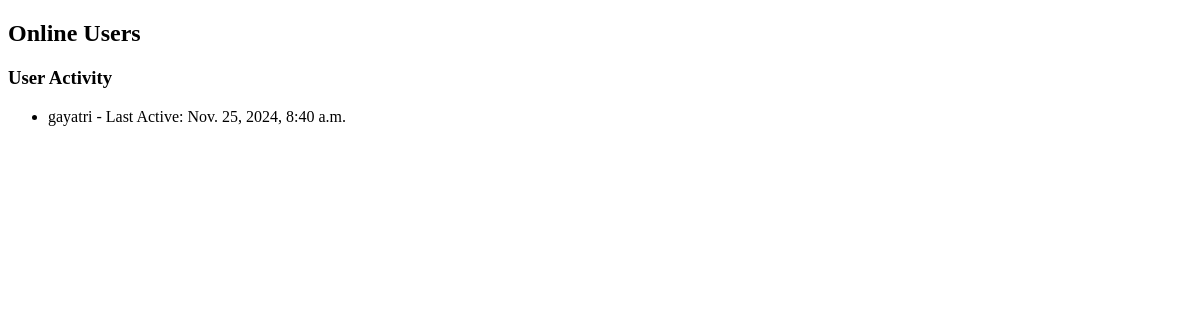
The app's page /users/ (signed in), older data.
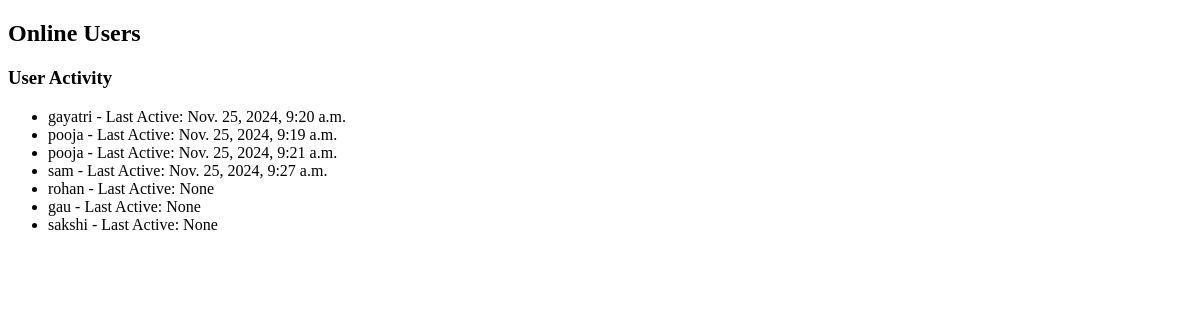
The same page, newer data.
### chat/models.py (models this page shows, shortened)
class Profile(models.Model):
    user = models.OneToOneField(User, on_delete=models.CASCADE)
    last_active = models.DateTimeField(null=True, blank=True)

### chat/views.py (the view)
@login_required
def user_list_view(request):
    profiles = Profile.objects.all()  # Get all profiles
    return render(request, 'user_list.html', {'profiles': profiles})

### chat/templates/user_list.html (shortened to what this page needs)
{% load static %}
<!DOCTYPE html>
<html lang="en">
  <head>
  </head>
  <body>
    <h2>Online Users</h2>
    <h3>User Activity</h3>
    <ul>
      {% for profile in profiles %}
      <li>
        {{ profile.user.username }} - Last Active: {{ profile.last_active }}
      </li>
      {% endfor %}
    </ul>
  </body>
</html>

Row changes from the older to the newer data that the page shows:
changed Profile "gayatri": last_active "Nov. 25, 2024, 8:40 a.m." → "Nov. 25, 2024, 9:20 a.m."
added Profile: user.username "pooja", last_active "Nov. 25, 2024, 9:19 a.m."
added Profile: user.username "pooja", last_active "Nov. 25, 2024, 9:21 a.m."
added Profile: user.username "sam", last_active "Nov. 25, 2024, 9:27 a.m."
added Profile: user.username "rohan", last_active "None"
added Profile: user.username "gau", last_active "None"
added Profile: user.username "sakshi", last_active "None"
